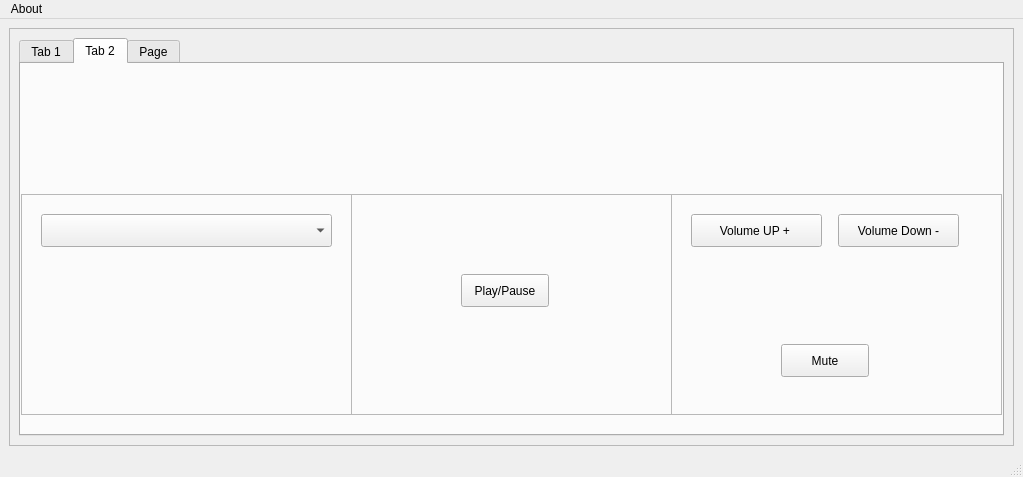
<?xml version="1.0" encoding="UTF-8"?>
<ui version="4.0">
 <class>MainWindow</class>
 <widget class="QMainWindow" name="MainWindow">
  <property name="geometry">
   <rect>
    <x>0</x>
    <y>0</y>
    <width>1023</width>
    <height>477</height>
   </rect>
  </property>
  <property name="windowTitle">
   <string>MainWindow</string>
  </property>
  <widget class="QWidget" name="centralwidget">
   <layout class="QGridLayout" name="gridLayout_2">
    <item row="0" column="0">
     <widget class="QFrame" name="frame">
      <property name="frameShape">
       <enum>QFrame::StyledPanel</enum>
      </property>
      <property name="frameShadow">
       <enum>QFrame::Raised</enum>
      </property>
      <layout class="QGridLayout" name="gridLayout">
       <item row="1" column="0">
        <widget class="QTabWidget" name="tabWidget">
         <property name="currentIndex">
          <number>1</number>
         </property>
         <widget class="QWidget" name="power_utilities">
          <attribute name="title">
           <string>Tab 1</string>
          </attribute>
          <widget class="QFrame" name="f_cpu">
           <property name="geometry">
            <rect>
             <x>0</x>
             <y>90</y>
             <width>281</width>
             <height>261</height>
            </rect>
           </property>
           <property name="frameShape">
            <enum>QFrame::StyledPanel</enum>
           </property>
           <property name="frameShadow">
            <enum>QFrame::Raised</enum>
           </property>
          </widget>
          <widget class="QFrame" name="f_battery">
           <property name="geometry">
            <rect>
             <x>290</x>
             <y>90</y>
             <width>361</width>
             <height>261</height>
            </rect>
           </property>
           <property name="frameShape">
            <enum>QFrame::StyledPanel</enum>
           </property>
           <property name="frameShadow">
            <enum>QFrame::Raised</enum>
           </property>
          </widget>
          <widget class="QFrame" name="f_ram">
           <property name="geometry">
            <rect>
             <x>660</x>
             <y>90</y>
             <width>321</width>
             <height>261</height>
            </rect>
           </property>
           <property name="frameShape">
            <enum>QFrame::StyledPanel</enum>
           </property>
           <property name="frameShadow">
            <enum>QFrame::Raised</enum>
           </property>
          </widget>
         </widget>
         <widget class="QWidget" name="sound_utilities">
          <attribute name="title">
           <string>Tab 2</string>
          </attribute>
          <widget class="QFrame" name="f_sound_source">
           <property name="geometry">
            <rect>
             <x>0</x>
             <y>130</y>
             <width>331</width>
             <height>221</height>
            </rect>
           </property>
           <property name="frameShape">
            <enum>QFrame::StyledPanel</enum>
           </property>
           <property name="frameShadow">
            <enum>QFrame::Raised</enum>
           </property>
           <widget class="QComboBox" name="combi_sound_output">
            <property name="geometry">
             <rect>
              <x>20</x>
              <y>20</y>
              <width>291</width>
              <height>33</height>
             </rect>
            </property>
           </widget>
          </widget>
          <widget class="QFrame" name="f_media_player">
           <property name="geometry">
            <rect>
             <x>330</x>
             <y>130</y>
             <width>321</width>
             <height>221</height>
            </rect>
           </property>
           <property name="frameShape">
            <enum>QFrame::StyledPanel</enum>
           </property>
           <property name="frameShadow">
            <enum>QFrame::Raised</enum>
           </property>
           <widget class="QPushButton" name="btn_play_pause">
            <property name="geometry">
             <rect>
              <x>110</x>
              <y>80</y>
              <width>88</width>
              <height>33</height>
             </rect>
            </property>
            <property name="text">
             <string>Play/Pause</string>
            </property>
           </widget>
          </widget>
          <widget class="QFrame" name="f_volume_control">
           <property name="geometry">
            <rect>
             <x>650</x>
             <y>130</y>
             <width>331</width>
             <height>221</height>
            </rect>
           </property>
           <property name="frameShape">
            <enum>QFrame::StyledPanel</enum>
           </property>
           <property name="frameShadow">
            <enum>QFrame::Raised</enum>
           </property>
           <widget class="QPushButton" name="btn_volume_up">
            <property name="geometry">
             <rect>
              <x>20</x>
              <y>20</y>
              <width>131</width>
              <height>33</height>
             </rect>
            </property>
            <property name="text">
             <string>Volume UP + </string>
            </property>
           </widget>
           <widget class="QPushButton" name="btn_volume_mute">
            <property name="geometry">
             <rect>
              <x>110</x>
              <y>150</y>
              <width>88</width>
              <height>33</height>
             </rect>
            </property>
            <property name="text">
             <string>Mute</string>
            </property>
           </widget>
           <widget class="QPushButton" name="btn_volume_down">
            <property name="geometry">
             <rect>
              <x>167</x>
              <y>20</y>
              <width>121</width>
              <height>33</height>
             </rect>
            </property>
            <property name="text">
             <string>Volume Down -</string>
            </property>
           </widget>
          </widget>
         </widget>
         <widget class="QWidget" name="control_utilities">
          <attribute name="title">
           <string>Page</string>
          </attribute>
          <widget class="QFrame" name="f_qr_code">
           <property name="geometry">
            <rect>
             <x>0</x>
             <y>90</y>
             <width>301</width>
             <height>261</height>
            </rect>
           </property>
           <property name="frameShape">
            <enum>QFrame::StyledPanel</enum>
           </property>
           <property name="frameShadow">
            <enum>QFrame::Raised</enum>
           </property>
           <widget class="QLabel" name="lbl_qr_code">
            <property name="geometry">
             <rect>
              <x>10</x>
              <y>0</y>
              <width>291</width>
              <height>181</height>
             </rect>
            </property>
            <property name="text">
             <string>QR Code is in here</string>
            </property>
           </widget>
           <widget class="QPushButton" name="btn_refresh_server">
            <property name="geometry">
             <rect>
              <x>30</x>
              <y>190</y>
              <width>231</width>
              <height>33</height>
             </rect>
            </property>
            <property name="text">
             <string>Refresh</string>
            </property>
           </widget>
          </widget>
          <widget class="QFrame" name="f_pc_controls">
           <property name="geometry">
            <rect>
             <x>300</x>
             <y>90</y>
             <width>291</width>
             <height>261</height>
            </rect>
           </property>
           <property name="frameShape">
            <enum>QFrame::StyledPanel</enum>
           </property>
           <property name="frameShadow">
            <enum>QFrame::Raised</enum>
           </property>
           <widget class="QLineEdit" name="line_password">
            <property name="geometry">
             <rect>
              <x>20</x>
              <y>30</y>
              <width>251</width>
              <height>33</height>
             </rect>
            </property>
           </widget>
           <widget class="QLabel" name="lbl_password">
            <property name="geometry">
             <rect>
              <x>20</x>
              <y>10</y>
              <width>71</width>
              <height>17</height>
             </rect>
            </property>
            <property name="text">
             <string>Password</string>
            </property>
           </widget>
           <widget class="QPushButton" name="btn_pc_shutdown">
            <property name="geometry">
             <rect>
              <x>20</x>
              <y>110</y>
              <width>251</width>
              <height>33</height>
             </rect>
            </property>
            <property name="text">
             <string>ShutDown</string>
            </property>
           </widget>
           <widget class="QPushButton" name="btn_pc_reset">
            <property name="geometry">
             <rect>
              <x>20</x>
              <y>140</y>
              <width>251</width>
              <height>33</height>
             </rect>
            </property>
            <property name="text">
             <string>Reset</string>
            </property>
           </widget>
           <widget class="QPushButton" name="btn_pc_suspend">
            <property name="geometry">
             <rect>
              <x>20</x>
              <y>170</y>
              <width>251</width>
              <height>33</height>
             </rect>
            </property>
            <property name="text">
             <string>Suspend</string>
            </property>
           </widget>
           <widget class="QPushButton" name="btn_pc_lock">
            <property name="geometry">
             <rect>
              <x>20</x>
              <y>200</y>
              <width>251</width>
              <height>33</height>
             </rect>
            </property>
            <property name="text">
             <string>Lock</string>
            </property>
           </widget>
           <widget class="QCheckBox" name="chckbox_remember">
            <property name="geometry">
             <rect>
              <x>20</x>
              <y>70</y>
              <width>241</width>
              <height>23</height>
             </rect>
            </property>
            <property name="text">
             <string>Remember</string>
            </property>
           </widget>
          </widget>
          <widget class="QFrame" name="f_about">
           <property name="geometry">
            <rect>
             <x>590</x>
             <y>90</y>
             <width>391</width>
             <height>261</height>
            </rect>
           </property>
           <property name="frameShape">
            <enum>QFrame::StyledPanel</enum>
           </property>
           <property name="frameShadow">
            <enum>QFrame::Raised</enum>
           </property>
           <widget class="QLabel" name="lbl_about">
            <property name="geometry">
             <rect>
              <x>10</x>
              <y>10</y>
              <width>371</width>
              <height>241</height>
             </rect>
            </property>
            <property name="text">
             <string>About</string>
            </property>
           </widget>
          </widget>
         </widget>
        </widget>
       </item>
      </layout>
     </widget>
    </item>
   </layout>
  </widget>
  <widget class="QMenuBar" name="menubar">
   <property name="geometry">
    <rect>
     <x>0</x>
     <y>0</y>
     <width>1023</width>
     <height>25</height>
    </rect>
   </property>
   <widget class="QMenu" name="menuAbout">
    <property name="title">
     <string>About</string>
    </property>
    <addaction name="actionAbout"/>
    <addaction name="separator"/>
    <addaction name="actionExit"/>
   </widget>
   <addaction name="menuAbout"/>
  </widget>
  <widget class="QStatusBar" name="statusbar"/>
  <action name="actionAbout">
   <property name="text">
    <string>About</string>
   </property>
  </action>
  <action name="actionExit">
   <property name="text">
    <string>Exit</string>
   </property>
  </action>
 </widget>
 <resources/>
 <connections/>
</ui>
